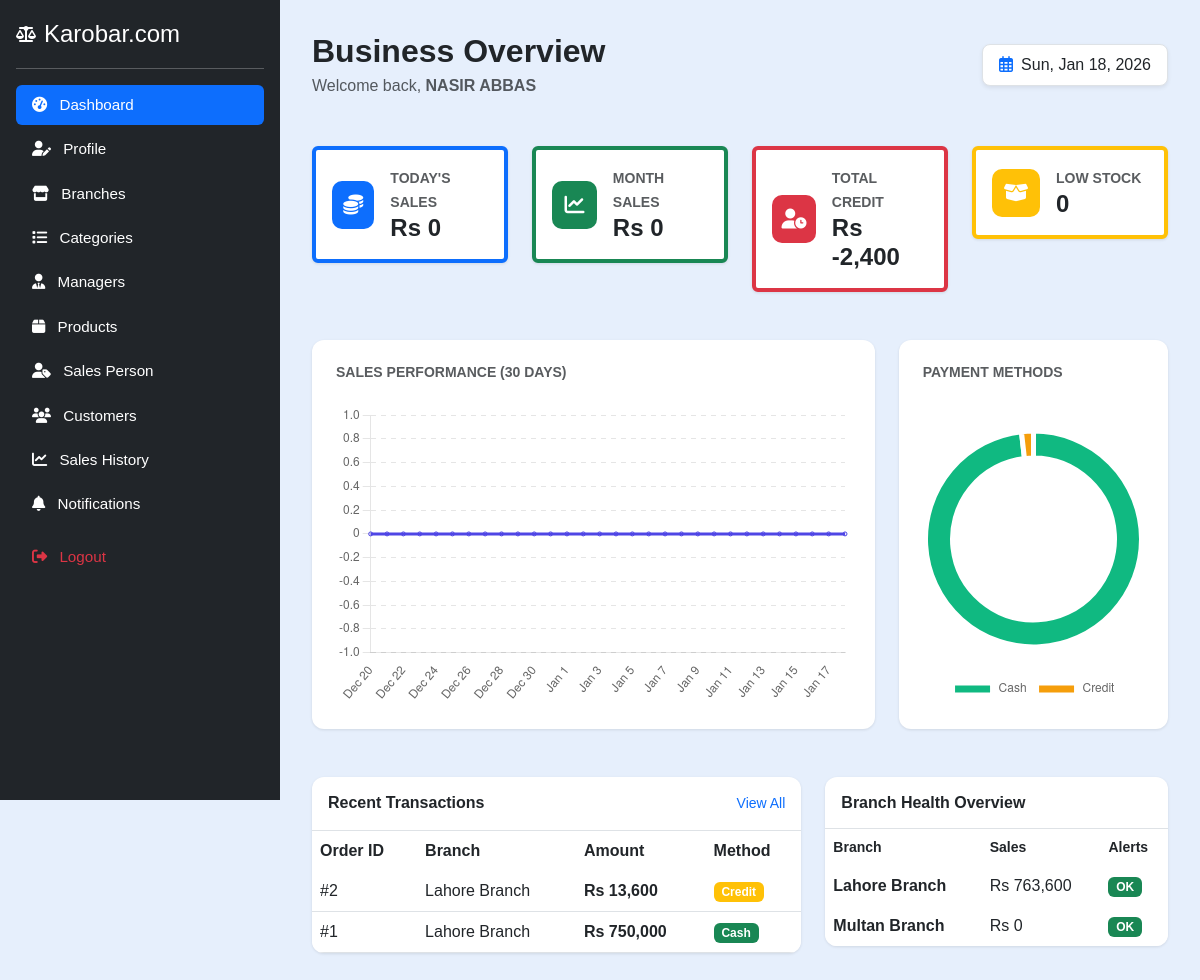
The app's page /owner/owner_dashboard.php (signed in), older data.
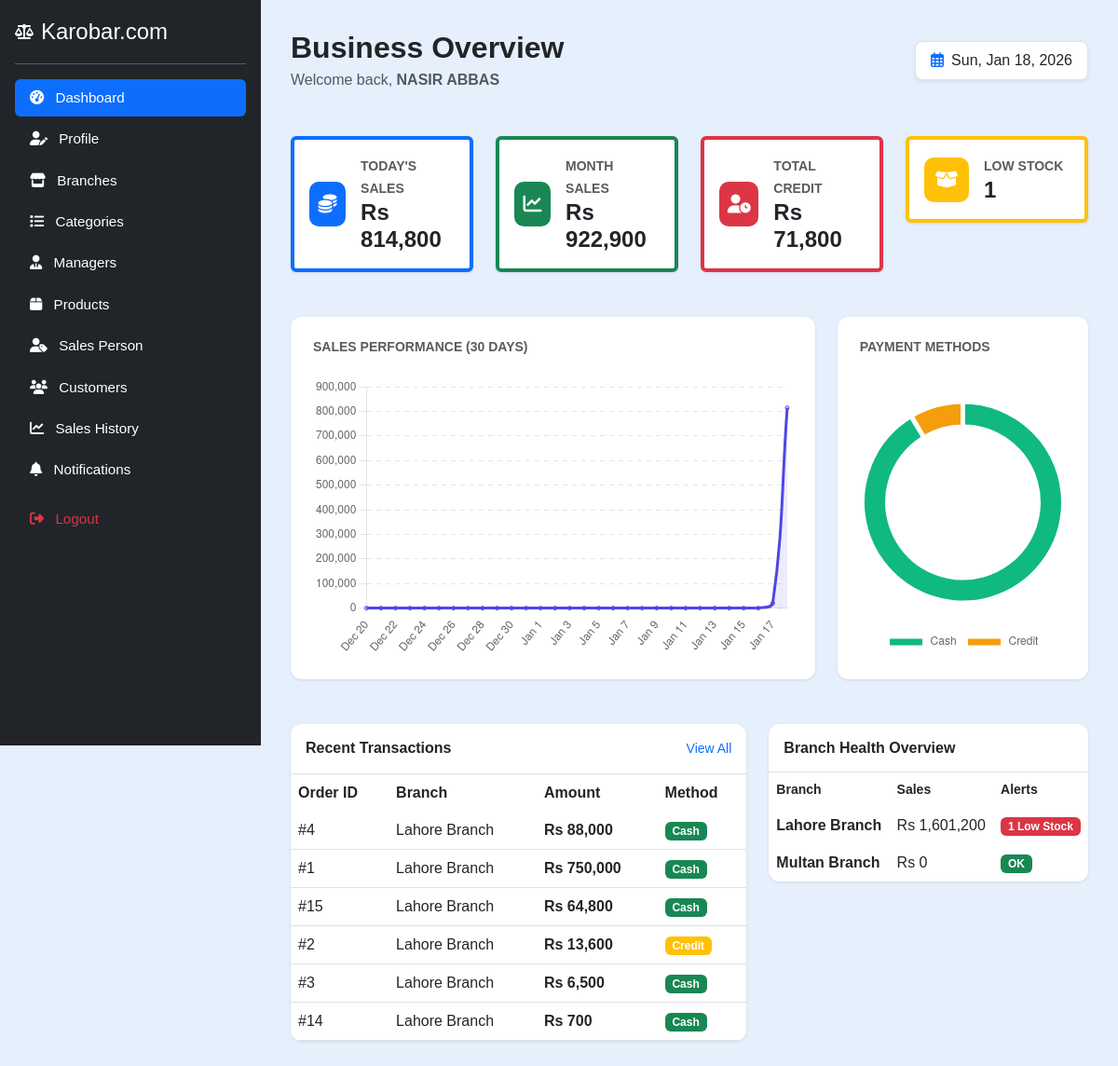
The same page, newer data.
### tables this page shows
CREATE TABLE `sales` (
  `id` int(11) NOT NULL,
  `sale_date` datetime DEFAULT current_timestamp(),
  `total_amount` decimal(12,2) NOT NULL,
  `cash_received` decimal(12,2) NOT NULL DEFAULT 0.00,
  `payment_method` enum('Cash','Credit') NOT NULL,
  `branch_id` int(11) DEFAULT NULL,
  `salesperson_id` int(11) DEFAULT NULL,
  `customer_id` int(11) DEFAULT NULL
);

CREATE TABLE `branches` (
  `id` int(11) NOT NULL,
  `owner_id` int(11) NOT NULL,
  `name` varchar(255) NOT NULL,
  `location` varchar(255) NOT NULL,
  `created_at` datetime DEFAULT current_timestamp()
);

### owner/owner_dashboard.php (the view, shortened to what the changed rows need)
<?php
include('../config.php');
$owner_id = $_SESSION["id"];
$today = date('Y-m-d');
$this_month_start = date('Y-m-01');
$stmt = $conn->prepare("
    SELECT
        COALESCE(SUM(CASE WHEN DATE(sale_date) = ? THEN total_amount END), 0) AS today_sales,
        COALESCE(SUM(CASE WHEN sale_date >= ? THEN total_amount END), 0) AS month_sales,
        COALESCE(SUM(CASE WHEN sale_date >= ? THEN cash_received END), 0) AS month_cash
    FROM sales s
    JOIN branches b ON s.branch_id = b.id
    WHERE b.owner_id = ?
");
$stmt->bind_param("sssi", $today, $this_month_start, $this_month_start, $owner_id);
$stmt->execute();
$sales_row = $stmt->get_result()->fetch_assoc();
$today_sales = $sales_row['today_sales'] ?? 0;
$month_sales = $sales_row['month_sales'] ?? 0;
$stmt = $conn->prepare("
    SELECT COALESCE(SUM(k.amount - k.cash_received), 0) AS total_credit
    FROM khata k
    JOIN customers c ON k.customer_id = c.id
    JOIN branches b ON c.branch_id = b.id
    WHERE b.owner_id = ? AND k.type = 'CREDIT'
");
$stmt->bind_param("i", $owner_id);
$stmt->execute();
$stmt->bind_result($total_credit);
$stmt = $conn->prepare("
    SELECT
        COUNT(*) AS total_products,
        SUM(CASE WHEN quantity <= low_stock_threshold AND quantity > 0 THEN 1 ELSE 0 END) AS low_stock
    FROM products p
    JOIN branches b ON p.branch_id = b.id
    WHERE b.owner_id = ?
");
$stmt->bind_param("i", $owner_id);
$stmt->execute();
$product_stats = $stmt->get_result()->fetch_assoc();
$sales_trend_labels = []; $sales_trend_data = [];
for ($i = 29; $i >= 0; $i--) {
    $date = date('Y-m-d', strtotime("-$i days"));
    $sales_trend_labels[] = date('M j', strtotime($date));
    $stmt = $conn->prepare("SELECT COALESCE(SUM(s.total_amount), 0) FROM sales s JOIN branches b ON s.branch_id = b.id WHERE b.owner_id = ? AND DATE(s.sale_date) = ?");
    $stmt->bind_param("is", $owner_id, $date); $stmt->execute(); $stmt->bind_result($daily); $stmt->fetch();
    $sales_trend_data[] = $daily; $stmt->close();
}
$stmt = $conn->prepare("SELECT payment_method, COALESCE(SUM(total_amount), 0) AS total FROM sales s JOIN branches b ON s.branch_id = b.id WHERE b.owner_id = ? GROUP BY payment_method");
$stmt->bind_param("i", $owner_id); $stmt->execute(); $payment_result = $stmt->get_result();
$payment_labels = ['Cash' => 0, 'Credit' => 0];
while ($row = $payment_result->fetch_assoc()) { $payment_labels[$row['payment_method']] = $row['total']; }
$stmt = $conn->prepare("SELECT s.id, s.total_amount, s.payment_method, s.sale_date, b.name AS branch FROM sales s JOIN branches b ON s.branch_id = b.id WHERE b.owner_id = ? ORDER BY s.sale_date DESC LIMIT 6");
$stmt->bind_param("i", $owner_id); $stmt->execute(); $recent_sales = $stmt->get_result()->fetch_all(MYSQLI_ASSOC); $stmt->close();
$stmt = $conn->prepare("SELECT b.name, COALESCE(SUM(s.total_amount), 0) AS total_sales, (SELECT COUNT(*) FROM products p WHERE p.branch_id = b.id AND p.quantity <= p.low_stock_threshold AND p.quantity > 0) AS low_stock_count FROM branches b LEFT JOIN sales s ON s.branch_id = b.id WHERE b.owner_id = ? GROUP BY b.id, b.name ORDER BY total_sales DESC");
$stmt->bind_param("i", $owner_id); $stmt->execute(); $branch_health = $stmt->get_result()->fetch_all(MYSQLI_ASSOC); $stmt->close();
?>
<!DOCTYPE html>
<html lang="en">
<head>
    <link href="https://cdn.jsdelivr.net/npm/bootstrap@5.3.3/dist/css/bootstrap.min.css" rel="stylesheet">
    <link href="https://cdnjs.cloudflare.com/ajax/libs/font-awesome/6.6.0/css/all.min.css" rel="stylesheet">
</head>
<body>
<?php include('sidebar.php'); ?>
<div class="dashboard-container">
    <div class="d-flex justify-content-between align-items-center mb-5">
        <div>
            <h2 class="fw-bold mb-1">Business Overview</h2>
        </div>
    </div>
    <div class="row g-4 mb-5">
        <div class="col-md-3">
            <div class="card stat-card p-3 border-start border-4 border-primary">
                <div class="d-flex align-items-center">
                    <div>
                        <small class="text-muted fw-bold">TODAY'S SALES</small>
                        <h4 class="fw-bold mb-0">Rs <?= number_format($today_sales) ?></h4>
                    </div>
                </div>
            </div>
        </div>
        <div class="col-md-3">
            <div class="card stat-card p-3 border-start border-4 border-success">
                <div class="d-flex align-items-center">
                    <div>
                        <small class="text-muted fw-bold">MONTH SALES</small>
                        <h4 class="fw-bold mb-0">Rs <?= number_format($month_sales) ?></h4>
                    </div>
                </div>
            </div>
        </div>
        <div class="col-md-3">
            <div class="card stat-card p-3 border-start border-4 border-danger">
                <div class="d-flex align-items-center">
                    <div>
                        <small class="text-muted fw-bold">TOTAL CREDIT</small>
                        <h4 class="fw-bold mb-0">Rs <?= number_format($total_credit) ?></h4>
                    </div>
                </div>
            </div>
        </div>
        <div class="col-md-3">
            <div class="card stat-card p-3 border-start border-4 border-warning">
                <div class="d-flex align-items-center">
                    <div>
                        <small class="text-muted fw-bold">LOW STOCK</small>
                        <h4 class="fw-bold mb-0"><?= $product_stats['low_stock'] ?? 0 ?></h4>
                    </div>
                </div>
            </div>
        </div>
    </div>
    <div class="row g-4 mb-5">
        <div class="col-lg-8">
            <div class="chart-container">
                <div style="height: 300px;"><canvas id="salesTrendChart"></canvas></div>
            </div>
        </div>
        <div class="col-lg-4">
            <div class="chart-container">
                <div style="height: 300px;"><canvas id="paymentChart"></canvas></div>
            </div>
        </div>
    </div>
    <div class="row g-4">
        <div class="col-lg-7">
            <div class="table-card">
                <div class="table-responsive">
                    <table class="table table-hover mb-0 align-middle">
                        <thead class="bg-dark">
                            <tr>
                                <th class="border-0">Order ID</th>
                                <th class="border-0">Branch</th>
                                <th class="border-0">Amount</th>
                                <th class="border-0">Method</th>
                            </tr>
                        </thead>
                        <tbody>
                            <?php foreach ($recent_sales as $sale): ?>
                            <tr>
                                <td class="fw-medium">#<?= $sale['id'] ?></td>
                                <td><?= htmlspecialchars($sale['branch']) ?></td>
                                <td class="fw-bold">Rs <?= number_format($sale['total_amount']) ?></td>
                                <td>
                                    <span class="badge badge <?= $sale['payment_method'] === 'Cash' ? 'bg-success' : 'bg-warning' ?>">
                                        <?= $sale['payment_method'] ?>
                                    </span>
                                </td>
                            </tr>
                            <?php endforeach; ?>
                        </tbody>
                    </table>
                </div>
            </div>
        </div>
        <div class="col-lg-5">
            <div class="table-card">
                <div class="table-responsive">
                    <table class="table table-borderless mb-0">
                        <thead>
                            <tr class="text-muted small">
                                <th>Branch</th>
                                <th>Sales</th>
                                <th>Alerts</th>
                            </tr>
                        </thead>
                        <tbody>
                            <?php foreach ($branch_health as $bh): ?>
                            <tr>
                                <td class="fw-bold"><?= htmlspecialchars($bh['name']) ?></td>
                                <td>Rs <?= number_format($bh['total_sales']) ?></td>
                                <td>
                                    <?php if ($bh['low_stock_count'] > 0): ?>
                                        <span class="badge bg-danger"><?= $bh['low_stock_count'] ?> Low Stock</span>
                                    <?php else: ?>
                                        <span class="badge bg-success">OK</span>
                                    <?php endif; ?>
                                </td>
                            </tr>
                            <?php endforeach; ?>
                        </tbody>
                    </table>
                </div>
            </div>
        </div>
    </div>
</div>
<script>
// Main Sales Line Chart
const ctxTrend = document.getElementById('salesTrendChart').getContext('2d');
new Chart(ctxTrend, {
    type: 'line',
    data: {
        labels: <?= json_encode($sales_trend_labels) ?>,
        datasets: [{
            data: <?= json_encode($sales_trend_data) ?>,
            borderColor: '#4f46e5',
            backgroundColor: 'rgba(79, 70, 229, 0.1)',
            fill: true,
            tension: 0.4,
            pointRadius: 2
        }]
    },
    options: {
        responsive: true,
        maintainAspectRatio: false,
        plugins: { legend: { display: false } },
        scales: {
            x: { grid: { display: false } },
            y: { border: { dash: [5,5] } }
        }
    }
});
// Payment Doughnut Chart
new Chart(document.getElementById('paymentChart'), {
    type: 'doughnut',
    data: {
        labels: ['Cash', 'Credit'],
        datasets: [{
            data: [<?= $payment_labels['Cash'] ?>, <?= $payment_labels['Credit'] ?>],
            backgroundColor: ['#10b981', '#f59e0b'],
            borderWidth: 5,
            borderColor: '#ffffff'
        }]
    },
    options: {
        cutout: '75%',
        responsive: true,
        maintainAspectRatio: false,
        plugins: { legend: { position: 'bottom' } }
    }
});
</script>
</body>
</html>

Row changes from the older to the newer data that the page shows:
added sales: id "4", branch.name "Lahore Branch", total_amount "88,000", payment_method "Cash"
changed sales id 1: moves up the list
added sales: id "15", branch.name "Lahore Branch", total_amount "64,800", payment_method "Cash"
added sales: id "3", branch.name "Lahore Branch", total_amount "6,500", payment_method "Cash"
added sales: id "14", branch.name "Lahore Branch", total_amount "700", payment_method "Cash"
Text that changed along with them:
$today_sales: "0" → "814,800"
$month_sales: "0" → "922,900"
$total_credit: "-2,400" → "71,800"
$product_stats['low_stock']: "0" → "1"
chart data {{ json_encode($sales_trend_data) }}: ["0.00","0.00","0.00","0.00","0.00","0.00","0.00","0.00","0.00","0.00","0.00","0.00","0.00","0.00","0.00","0.00","0.00","0.00","0.00","0.00","0.00","0.00","0.00","0.00","0.00","0.00","0.00","0.00","0.00","0.00"] → ["0.00","0.00","0.00","0.00","0.00","0.00","0.00","0.00","0.00","0.00","0.00","0.00","0.00","0.00","0.00","0.00","0.00","0.00","0.00","0.00","0.00","0.00","0.00","0.00","0.00","0.00","0.00","0.00","20100.00","814800.00"]
chart data {{ $payment_labels['Cash'] }}: 750000.00 → 1463400.00
chart data {{ $payment_labels['Credit'] }}: 13600.00 → 137800.00
new list line: "Lahore Branch Rs 1,601,200 1 Low Stock"
list line gone: "Lahore Branch Rs 763,600 OK"
